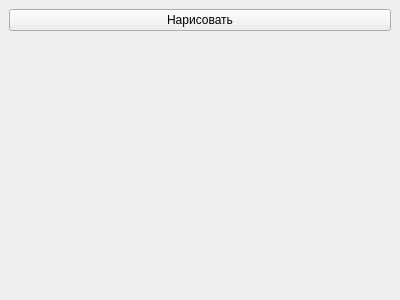
<?xml version="1.0" encoding="UTF-8"?>
<ui version="4.0">
 <class>MainWindow</class>
 <widget class="QMainWindow" name="MainWindow">
  <property name="geometry">
   <rect>
    <x>0</x>
    <y>0</y>
    <width>400</width>
    <height>300</height>
   </rect>
  </property>
  <property name="windowTitle">
   <string>MainWindow</string>
  </property>
  <widget class="QWidget" name="centralwidget">
   <layout class="QVBoxLayout" name="verticalLayout">
    <item>
     <widget class="QPushButton" name="pushButton">
      <property name="text">
       <string>Нарисовать</string>
      </property>
     </widget>
    </item>
    <item>
     <widget class="QWidget" name="drawingArea" native="true"/>
    </item>
   </layout>
  </widget>
 </widget>
 <resources/>
 <connections/>
</ui>
